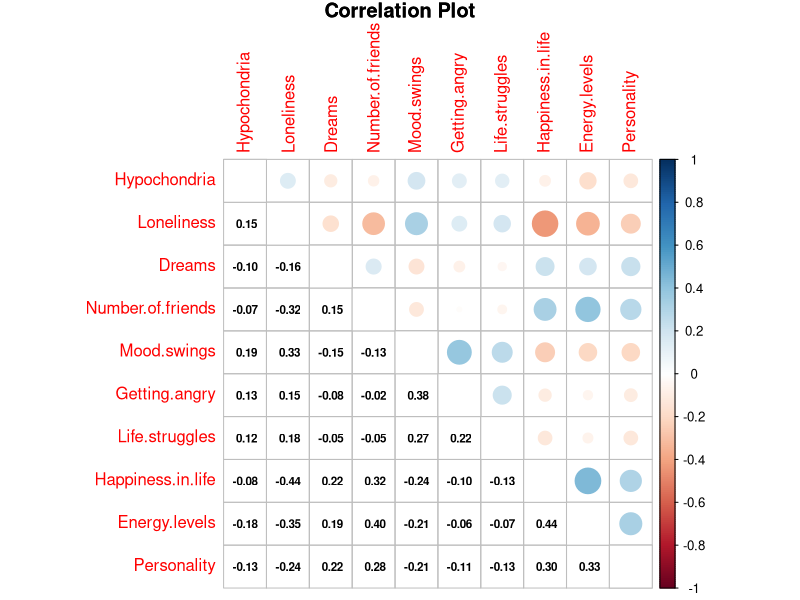

Generate this figure with R: (Note: this script raises an error after producing the figure.)
library(corrplot)
library(dplyr)
library(ggplot2)

setwd("~/Downloads/DA/young-people-survey/youth-happiness-analysis/")

df <- read.csv("imputedResponses.csv",na.strings=c(""," ","NA"))

# Following are the columns we chose as parameters to judge how happy pr sad a person is.
happinessFactors <- c("Hypochondria","Loneliness","Dreams","Number.of.friends","Mood.swings",
                      "Getting.angry","Life.struggles","Happiness.in.life","Energy.levels","Personality")
happinessSadness <- df[happinessFactors]
correlationMatrix = cor(happinessSadness,use="na.or.complete")
correlationMatrix
plot.new()
plot1 = corrplot.mixed(correlationMatrix, lower.col = "black", number.cex = .7,tl.pos = "l",
                      title="Correlation Plot",mar=c(0,0,1,0),tl.cex = 1/par("cex"))
covarianceMatrix = cov(happinessSadness, use="na.or.complete")
covarianceMatrix

# We consider the above mentoned variables as the factors of happiness and sadness.From their correlation 
# plot we can infer that none of the variables under study are very highly correlated.So,we use these ten 
# factors across sections of our dataset to find the variables which effect these factors the most and in 
# the end effect the happiness / sadness of people.

# The first ten columns show th demographics
# As we studied in prior kernels,considering bmi instead if height and weight as separate metrics is better.
# We have established that the height is in cms and weight in kgs.

bmi = function(height,weight){
  return(0.45455*weight/(.0254*height)^2)
}
BMI = bmi(df$Height,df$Weight)
demographics <- cbind(df[,c(1,2,5:10)],BMI)

# Hapiness factors across Gender which is a categorical form of data.
freqGender <- table(demographics$Gender)
# We notice the bias is not much,hence we can proceed with the analysis.
workingData <- cbind(demographics,happinessSadness)
summary(workingData)
# We observe that the sum of no of males and females does not come up to 1010 even though they are no NA values.
# Hence we drop those entries from our dataset for which we have empty strings.
workingData <- na.omit(workingData)
summary(workingData)

ggplot(workingData, aes(x=workingData[["Loneliness"]], fill=workingData$Gender)) +
  ggtitle(factorV) +
  geom_density(alpha=0.4)+
  theme(plot.title = element_text(color="red", size=14, face="bold.italic")
        ,legend.position ="bottom",legend.text=element_text(size=8))

plots <- list()
i = 1
for (factorV in happinessFactors){
    p <- plot.new()
    jpeg("rplot"+i+".jpg", width = 350, height = "350")
    ggplot(workingData, aes(x=workingData[[factorV]], fill=workingData$Gender)) +
    ggtitle(factorV) +
    geom_density(alpha=0.4)+
    theme(plot.title = element_text(color="red", size=14, face="bold.italic")
          ,legend.position ="bottom",legend.text=element_text(size=8))
    dev.off()
  # print(p)
  # plots[[i]] <- p
  # i = i + 1
}
# grid.arrange(grobs = plots,ncol=5)
# grid.newpage()
# grid.draw(plots[[1]])
# grid.newpage()
# grid.draw(lg[[2]])
# plots[[2]]
# multiplot <- function(..., plotlist=NULL, file, cols=1, layout=NULL) {
#   library(grid)
#   
#   # Make a list from the ... arguments and plotlist
#   plots <- c(list(...), plotlist)
#   
#   numPlots = length(plots)
#   
#   # If layout is NULL, then use 'cols' to determine layout
#   if (is.null(layout)) {
#     # Make the panel
#     # ncol: Number of columns of plots
#     # nrow: Number of rows needed, calculated from # of cols
#     layout <- matrix(seq(1, cols * ceiling(numPlots/cols)),
#                      ncol = cols, nrow = ceiling(numPlots/cols))
#   }
#   
#   if (numPlots==1) {
#     print(plots[[1]])
#     
#   } else {
#     # Set up the page
#     grid.newpage()
#     pushViewport(viewport(layout = grid.layout(nrow(layout), ncol(layout))))
#     
#     # Make each plot, in the correct location
#     for (i in 1:numPlots) {
#       # Get the i,j matrix positions of the regions that contain this subplot
#       matchidx <- as.data.frame(which(layout == i, arr.ind = TRUE))
#       
#       print(plots[[i]], vp = viewport(layout.pos.row = matchidx$row,
#                                       layout.pos.col = matchidx$col))
#     }
#   }
# }
# 
# multiplot(plotlist = plots, cols = 5)
